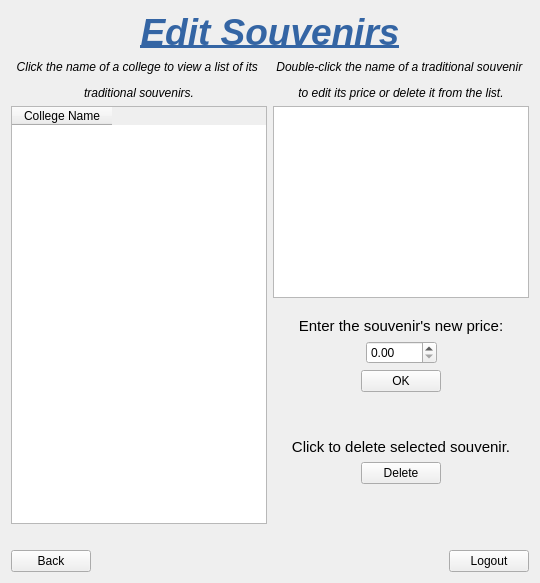
      <widget class="QWidget" name="page_edit_souvenirs">
       <layout class="QVBoxLayout" name="verticalLayout_28">
        <item>
         <layout class="QVBoxLayout" name="verticalLayout_22">
          <item>
           <widget class="QLabel" name="label_27">
            <property name="text">
             <string>&lt;html&gt;&lt;head/&gt;&lt;body&gt;&lt;p align=&quot;center&quot;&gt;&lt;span style=&quot; font-size:28pt; font-weight:600; font-style:italic; text-decoration: underline; color:#3465a4;&quot;&gt;Edit Souvenirs&lt;/span&gt;&lt;/p&gt;&lt;/body&gt;&lt;/html&gt;</string>
            </property>
            <property name="alignment">
             <set>Qt::AlignCenter</set>
            </property>
           </widget>
          </item>
          <item>
           <layout class="QHBoxLayout" name="horizontalLayout_24">
            <item>
             <layout class="QVBoxLayout" name="verticalLayout_17">
              <item>
               <widget class="QLabel" name="label_32">
                <property name="text">
                 <string>&lt;html&gt;&lt;head/&gt;&lt;body&gt;&lt;p align=&quot;center&quot;&gt;&lt;span style=&quot; font-style:italic;&quot;&gt;Click the name of a college to view a list of its &lt;/span&gt;&lt;/p&gt;&lt;p align=&quot;center&quot;&gt;&lt;span style=&quot; font-style:italic;&quot;&gt;traditional souvenirs.&lt;/span&gt;&lt;/p&gt;&lt;/body&gt;&lt;/html&gt;</string>
                </property>
               </widget>
              </item>
              <item>
               <widget class="QTableWidget" name="tableWidget_edit_souvenirs">
                <property name="editTriggers">
                 <set>QAbstractItemView::NoEditTriggers</set>
                </property>
                <property name="selectionMode">
                 <enum>QAbstractItemView::SingleSelection</enum>
                </property>
                <property name="selectionBehavior">
                 <enum>QAbstractItemView::SelectRows</enum>
                </property>
                <column>
                 <property name="text">
                  <string>College Name</string>
                 </property>
                </column>
               </widget>
              </item>
             </layout>
            </item>
            <item>
             <layout class="QVBoxLayout" name="verticalLayout_21">
              <item>
               <widget class="QLabel" name="label_33">
                <property name="font">
                 <font>
                  <italic>true</italic>
                 </font>
                </property>
                <property name="text">
                 <string>&lt;html&gt;&lt;head/&gt;&lt;body&gt;&lt;p align=&quot;center&quot;&gt;Double-click the name of a traditional souvenir &lt;/p&gt;&lt;p align=&quot;center&quot;&gt;to edit its price or delete it from the list.&lt;/p&gt;&lt;/body&gt;&lt;/html&gt;</string>
                </property>
                <property name="wordWrap">
                 <bool>true</bool>
                </property>
               </widget>
              </item>
              <item>
               <layout class="QVBoxLayout" name="verticalLayout_18">
                <item>
                 <widget class="QTableView" name="tableView_edit_souvenirs">
                  <property name="editTriggers">
                   <set>QAbstractItemView::NoEditTriggers</set>
                  </property>
                  <property name="selectionMode">
                   <enum>QAbstractItemView::SingleSelection</enum>
                  </property>
                  <property name="selectionBehavior">
                   <enum>QAbstractItemView::SelectRows</enum>
                  </property>
                 </widget>
                </item>
               </layout>
              </item>
              <item>
               <layout class="QVBoxLayout" name="verticalLayout_19">
                <item>
                 <spacer name="verticalSpacer_13">
                  <property name="orientation">
                   <enum>Qt::Vertical</enum>
                  </property>
                  <property name="sizeType">
                   <enum>QSizePolicy::Fixed</enum>
                  </property>
                  <property name="sizeHint" stdset="0">
                   <size>
                    <width>20</width>
                    <height>13</height>
                   </size>
                  </property>
                 </spacer>
                </item>
                <item>
                 <layout class="QHBoxLayout" name="horizontalLayout_29"/>
                </item>
                <item>
                 <widget class="QLabel" name="label_34">
                  <property name="text">
                   <string>&lt;html&gt;&lt;head/&gt;&lt;body&gt;&lt;p&gt;&lt;span style=&quot; font-size:11pt;&quot;&gt;Enter the souvenir's new price:&lt;/span&gt;&lt;/p&gt;&lt;/body&gt;&lt;/html&gt;</string>
                  </property>
                  <property name="alignment">
                   <set>Qt::AlignCenter</set>
                  </property>
                 </widget>
                </item>
                <item>
                 <layout class="QHBoxLayout" name="horizontalLayout_25">
                  <item>
                   <spacer name="horizontalSpacer_58">
                    <property name="orientation">
                     <enum>Qt::Horizontal</enum>
                    </property>
                    <property name="sizeHint" stdset="0">
                     <size>
                      <width>40</width>
                      <height>20</height>
                     </size>
                    </property>
                   </spacer>
                  </item>
                  <item>
                   <widget class="QDoubleSpinBox" name="doubleSpinBox_newPrice">
                    <property name="maximum">
                     <double>1000.000000000000000</double>
                    </property>
                   </widget>
                  </item>
                  <item>
                   <spacer name="horizontalSpacer_59">
                    <property name="orientation">
                     <enum>Qt::Horizontal</enum>
                    </property>
                    <property name="sizeHint" stdset="0">
                     <size>
                      <width>40</width>
                      <height>20</height>
                     </size>
                    </property>
                   </spacer>
                  </item>
                 </layout>
                </item>
                <item>
                 <layout class="QHBoxLayout" name="horizontalLayout_22">
                  <item>
                   <spacer name="horizontalSpacer_57">
                    <property name="orientation">
                     <enum>Qt::Horizontal</enum>
                    </property>
                    <property name="sizeHint" stdset="0">
                     <size>
                      <width>40</width>
                      <height>20</height>
                     </size>
                    </property>
                   </spacer>
                  </item>
                  <item>
                   <widget class="QPushButton" name="pushButton_confirmPrice">
                    <property name="text">
                     <string>OK</string>
                    </property>
                   </widget>
                  </item>
                  <item>
                   <spacer name="horizontalSpacer_56">
                    <property name="orientation">
                     <enum>Qt::Horizontal</enum>
                    </property>
                    <property name="sizeHint" stdset="0">
                     <size>
                      <width>40</width>
                      <height>20</height>
                     </size>
                    </property>
                   </spacer>
                  </item>
                 </layout>
                </item>
                <item>
                 <spacer name="verticalSpacer_14">
                  <property name="orientation">
                   <enum>Qt::Vertical</enum>
                  </property>
                  <property name="sizeType">
                   <enum>QSizePolicy::Fixed</enum>
                  </property>
                  <property name="sizeHint" stdset="0">
                   <size>
                    <width>20</width>
                    <height>40</height>
                   </size>
                  </property>
                 </spacer>
                </item>
                <item>
                 <widget class="QLabel" name="label_28">
                  <property name="text">
                   <string>&lt;html&gt;&lt;head/&gt;&lt;body&gt;&lt;p&gt;&lt;span style=&quot; font-size:11pt;&quot;&gt;Click to delete selected souvenir.&lt;/span&gt;&lt;/p&gt;&lt;/body&gt;&lt;/html&gt;</string>
                  </property>
                  <property name="alignment">
                   <set>Qt::AlignCenter</set>
                  </property>
                 </widget>
                </item>
                <item>
                 <layout class="QHBoxLayout" name="horizontalLayout_23">
                  <item>
                   <spacer name="horizontalSpacer_55">
                    <property name="orientation">
                     <enum>Qt::Horizontal</enum>
                    </property>
                    <property name="sizeHint" stdset="0">
                     <size>
                      <width>40</width>
                      <height>20</height>
                     </size>
                    </property>
                   </spacer>
                  </item>
                  <item>
                   <widget class="QPushButton" name="pushButton_deleteSouvenir">
                    <property name="text">
                     <string>Delete</string>
                    </property>
                   </widget>
                  </item>
                  <item>
                   <spacer name="horizontalSpacer_41">
                    <property name="orientation">
                     <enum>Qt::Horizontal</enum>
                    </property>
                    <property name="sizeHint" stdset="0">
                     <size>
                      <width>40</width>
                      <height>20</height>
                     </size>
                    </property>
                   </spacer>
                  </item>
                 </layout>
                </item>
                <item>
                 <spacer name="verticalSpacer_17">
                  <property name="orientation">
                   <enum>Qt::Vertical</enum>
                  </property>
                  <property name="sizeHint" stdset="0">
                   <size>
                    <width>20</width>
                    <height>40</height>
                   </size>
                  </property>
                 </spacer>
                </item>
               </layout>
              </item>
             </layout>
            </item>
           </layout>
          </item>
         </layout>
        </item>
        <item>
         <layout class="QVBoxLayout" name="verticalLayout_27">
          <item>
           <spacer name="horizontalSpacer_40">
            <property name="orientation">
             <enum>Qt::Horizontal</enum>
            </property>
            <property name="sizeHint" stdset="0">
             <size>
              <width>40</width>
              <height>20</height>
             </size>
            </property>
           </spacer>
          </item>
          <item>
           <layout class="QHBoxLayout" name="horizontalLayout_44">
            <item>
             <widget class="QPushButton" name="pushButton_back_edit_souvenir">
              <property name="text">
               <string>Back</string>
              </property>
             </widget>
            </item>
            <item>
             <spacer name="horizontalSpacer_80">
              <property name="orientation">
               <enum>Qt::Horizontal</enum>
              </property>
              <property name="sizeHint" stdset="0">
               <size>
                <width>40</width>
                <height>20</height>
               </size>
              </property>
             </spacer>
            </item>
            <item>
             <widget class="QPushButton" name="pushButton_logout_edit_souvenirs">
              <property name="text">
               <string>Logout</string>
              </property>
             </widget>
            </item>
           </layout>
          </item>
         </layout>
        </item>
       </layout>
      </widget>
